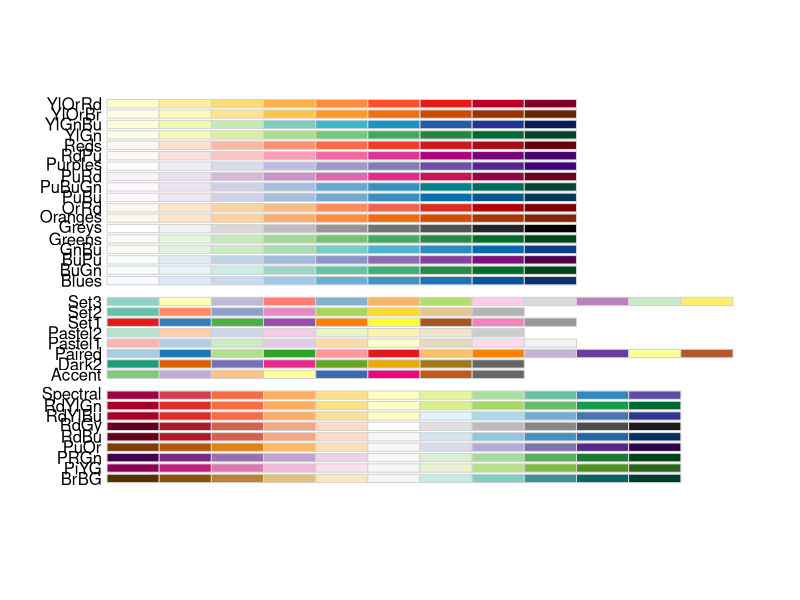
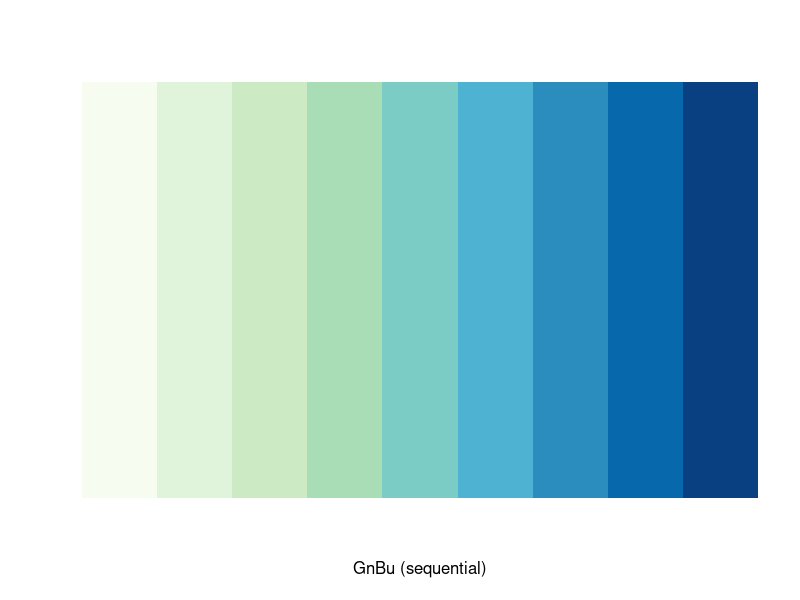
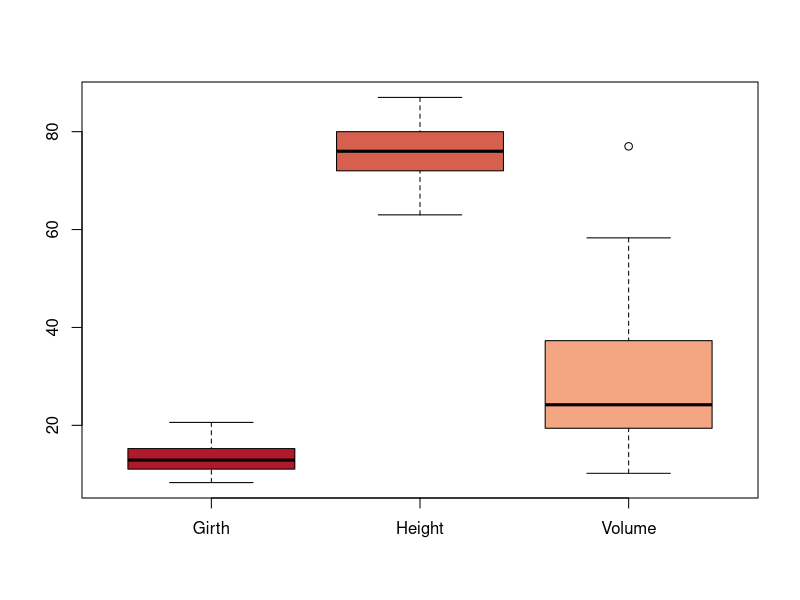
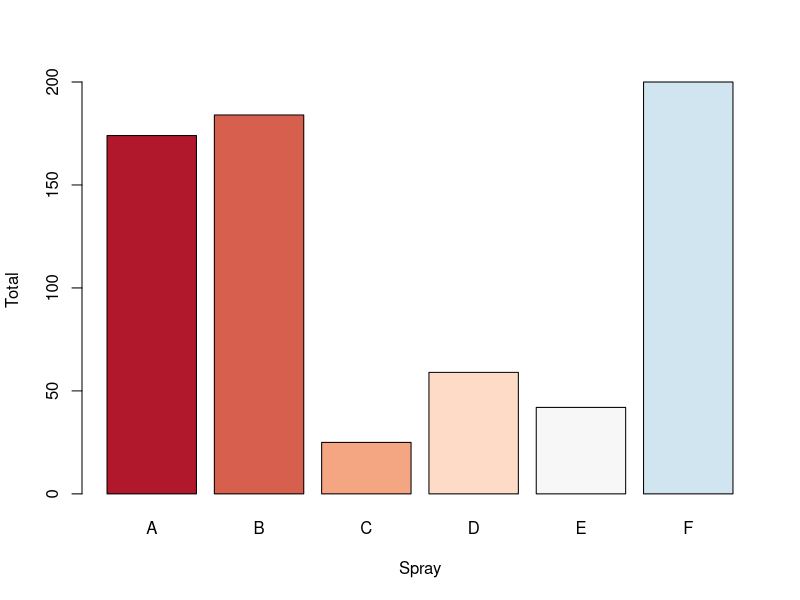

Reproduce these figures in R, in order.
library(RColorBrewer)

# Visualizando as paletas
RColorBrewer::display.brewer.all()

# Visualizar uma paleta
RColorBrewer::display.brewer.pal(n = 9, name = "GnBu")

# Sintaxe de uso
RColorBrewer::brewer.pal(n = 9, name = "RdBu")

# Exemplos simples
# Boxplot
boxplot(trees, col = RColorBrewer::brewer.pal(n = 9, name = "RdBu"))

# Barras
spray <- stats::aggregate( . ~ spray, data = InsectSprays, sum)
spray 

barplot(spray$count, col = RColorBrewer::brewer.pal(n = 9, name = "RdBu"),
        xlab = "Spray", ylab = "Total", names.arg = spray$spray)

